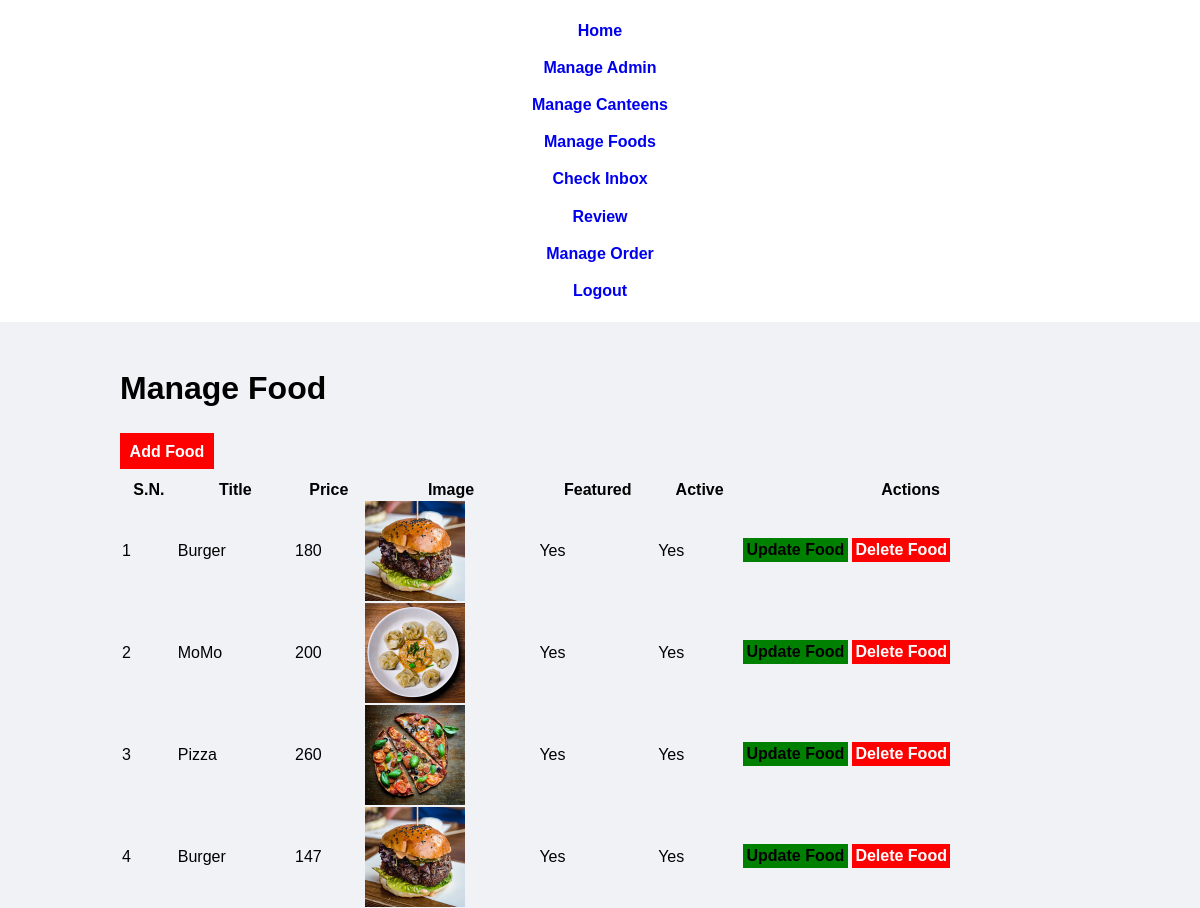
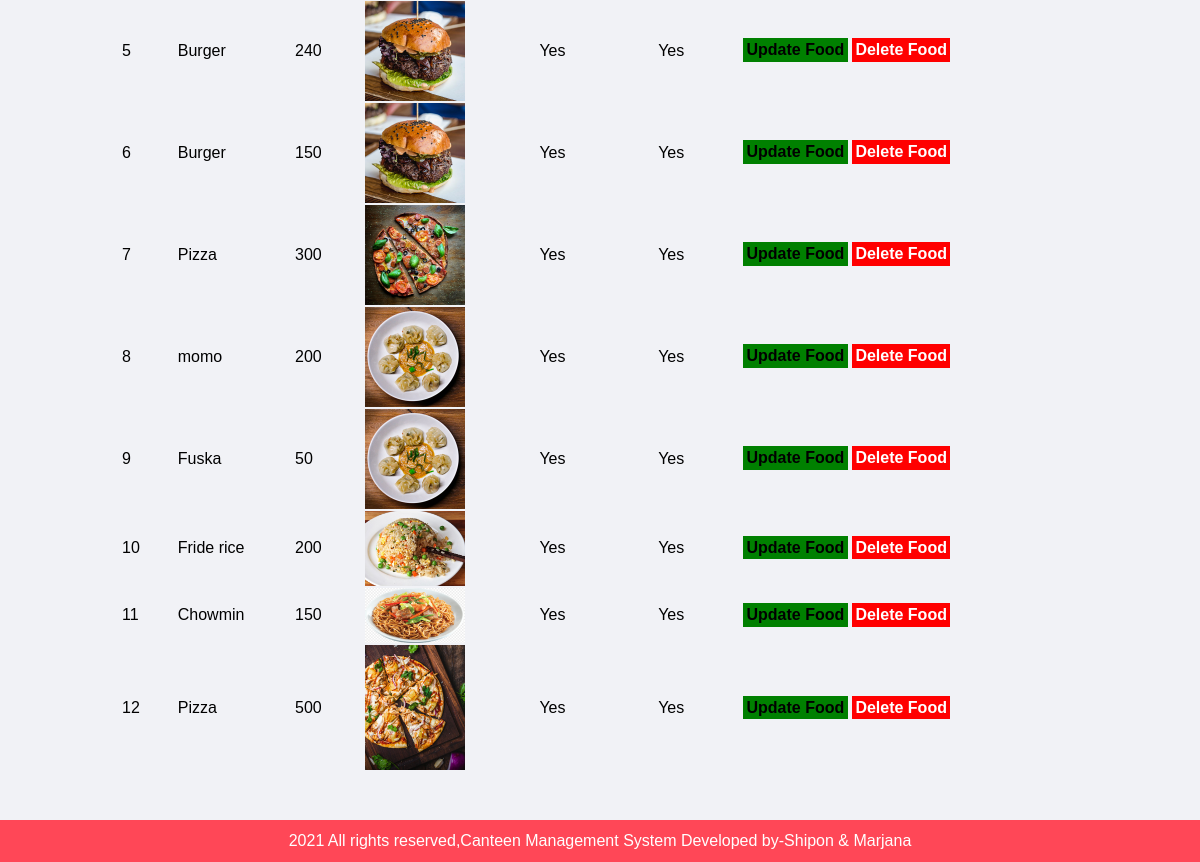
The app's page /admin/manage-food.php (signed in) with its own data (2 pictures, top to bottom).
### tables this page shows
CREATE TABLE `food_table` (
  `id` int(10) UNSIGNED NOT NULL,
  `title` varchar(100) NOT NULL,
  `rate` float NOT NULL,
  `mssge` varchar(255) NOT NULL,
  `description` text NOT NULL,
  `price` int(11) NOT NULL,
  `image_name` varchar(255) NOT NULL,
  `canteen_id` int(11) NOT NULL,
  `featured` varchar(10) NOT NULL,
  `active` varchar(10) NOT NULL
);

### admin/manage-food.php (the view, shortened to what this page needs)
<?php include('partials/menu.php');?>
<div class="main-content">
<div class="wrapper">
<h1>Manage Food </h1>
<br/> <br/>
        <a href="<?php echo SITEURL;?>admin/add-food.php" class="btn-primary">Add Food</a>
        <br/> <br/>
    <table class="tbl-full">
        <tr>
            <th>S.N.</th>
            <th>Title</th>
            <th>Price</th>
            <th>Image</th>
            <th>Featured</th>
            <th>Active</th>
            <th>Actions</th>
        </tr>
        <?php
        $sql ="SELECT* FROM food_table";
        $res = mysqli_query($conn,$sql);
        $count=mysqli_num_rows($res);
            $sn=1;
            if($count>0)
            {
                while($row=mysqli_fetch_assoc($res))
                {
                    $id=$row['id'];
                    $title=$row['title'];
                    $price=$row['price'];
                    $image_name=$row['image_name'];
                    $featured=$row['featured'];
                    $active=$row['active'];
                    ?>
                        <tr>
                            <td><?php echo $sn++;?></td>
                            <td><?php echo $title;?></td>
                            <td><?php echo $price;?></td>
                            <td>
                             <?php
                             if($image_name=="")
                             {
                                echo "<div class='error'>Image Not Added</div>";
                             }
                             else
                             {
                                 ?>
                                 <img src="<?php echo SITEURL; ?>images/food/<?php echo $image_name; ?>" width="100px" >
                                 <?php
                             }
                             ?>
                            </td>
                            <td><?php echo $featured;?></td>
                            <td><?php echo $active;?></td>
                            <td>
                                <a href="<?php echo SITEURL;?>admin/update-food.php?id=<?php echo $id; ?>" class="btn-secendary">Update Food</a>
                                <a href="<?php echo SITEURL; ?>admin/delete-food.php?id=<?php echo $id; ?>&image_name=<?php echo $image_name;?>" class="btn-danger">Delete Food</a>
                            </td>
                        </tr>
                    <?php
                }
            }
            else
            {
              echo "<tr> <td colspan='7' class='error'>Food not added yet.</td> </tr>";
            }
        ?>
    </table>
</div>
</div>
<?php include('partials/footer.php');?>

### admin/partials/menu.php (shortened to what this page needs)
<html>
<head>
<link rel="stylesheet" href="../css/admin.css">
</head>
<body>
<div class="menu text-center">
    <div class="wrapper">
        <ul>
            <li><a href="index.php">Home</a></li>
            <li><a href="manage-admin.php">Manage Admin</a></li>
            <li><a href="manage-canteen.php">Manage Canteens</a></li>
            <li><a href="manage-food.php">Manage Foods</a></li>
            <li><a href="inbox.php">Check Inbox</a></li>
			<li><a href="review.php">Review</a></li>
            <li><a href="manage-order.php">Manage Order</a></li>
            <li><a href="logout.php">Logout</a></li>
        </ul>
    </div>
</div>

### admin/partials/footer.php
<div class="footer">
<div class="wrapper">
<p class="text-center">2021 All rights reserved,Canteen Management System Developed by-Shipon & Marjana</p>
    </div>
</div>
</body>
</html>

### css/admin.css (style rules this page uses)
* { margin: 0; padding: 0; font-family: Arial, Helvetica, sans-serif; }
.wrapper { padding: 1%; width: 80%; margin: 0 auto; }
.text-center { text-align: center; }
.menu ul { list-style-type: none; }
.menu ul li { display: inline-; padding: 1%; }
.menu ul li a { text-decoration: none; font-weight: bold; }
.main-content { background-color: #f1f2f6; padding: 3% 0; }
.btn-primary { background-color: red; padding: 1%; color:white; text-decoration: none; font-weight: bold; }
.btn-secendary { background-color: green; padding: 1%; color: black; text-decoration: none; font-weight: bold; }
.btn-danger { background-color: red; padding: 1%; color:white; text-decoration: none; font-weight: bold; }
.tbl-full { width: 100%; }
.footer { background-color: #ff4757; color: white; }

### records on screen
food_table: title "Burger", price "180", image_name (picture), featured "Yes", active "Yes"
food_table: title "MoMo", price "200", image_name (picture), featured "Yes", active "Yes"
food_table: title "Pizza", price "260", image_name (picture), featured "Yes", active "Yes"
food_table: title "Burger", price "147", image_name (picture), featured "Yes", active "Yes"
food_table: title "Burger", price "240", image_name (picture), featured "Yes", active "Yes"
food_table: title "Burger", price "150", image_name (picture), featured "Yes", active "Yes"
food_table: title "Pizza", price "300", image_name (picture), featured "Yes", active "Yes"
food_table: title "momo", price "200", image_name (picture), featured "Yes", active "Yes"
food_table: title "Fuska", price "50", image_name (picture), featured "Yes", active "Yes"
food_table: title "Fride rice", price "200", image_name (picture), featured "Yes", active "Yes"
food_table: title "Chowmin", price "150", image_name (picture), featured "Yes", active "Yes"
food_table: title "Pizza", price "500", image_name (picture), featured "Yes", active "Yes"
